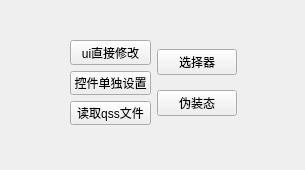
<?xml version="1.0" encoding="UTF-8"?>
<ui version="4.0">
 <class>Widget</class>
 <widget class="QWidget" name="Widget">
  <property name="geometry">
   <rect>
    <x>0</x>
    <y>0</y>
    <width>305</width>
    <height>170</height>
   </rect>
  </property>
  <property name="windowTitle">
   <string>Widget</string>
  </property>
  <widget class="QWidget" name="">
   <property name="geometry">
    <rect>
     <x>70</x>
     <y>40</y>
     <width>167</width>
     <height>85</height>
    </rect>
   </property>
   <layout class="QHBoxLayout" name="horizontalLayout">
    <item>
     <layout class="QVBoxLayout" name="verticalLayout">
      <item>
       <widget class="QPushButton" name="firstPushButton">
        <property name="text">
         <string>ui直接修改</string>
        </property>
       </widget>
      </item>
      <item>
       <widget class="QPushButton" name="secPushButton">
        <property name="text">
         <string>控件单独设置</string>
        </property>
       </widget>
      </item>
      <item>
       <widget class="QPushButton" name="thirdPushButton">
        <property name="text">
         <string>读取qss文件</string>
        </property>
       </widget>
      </item>
     </layout>
    </item>
    <item>
     <layout class="QVBoxLayout" name="verticalLayout_2">
      <item>
       <widget class="QPushButton" name="selPushButton">
        <property name="text">
         <string>选择器</string>
        </property>
       </widget>
      </item>
      <item>
       <widget class="QPushButton" name="pushButton">
        <property name="text">
         <string>伪装态</string>
        </property>
       </widget>
      </item>
     </layout>
    </item>
   </layout>
  </widget>
 </widget>
 <resources/>
 <connections/>
</ui>
